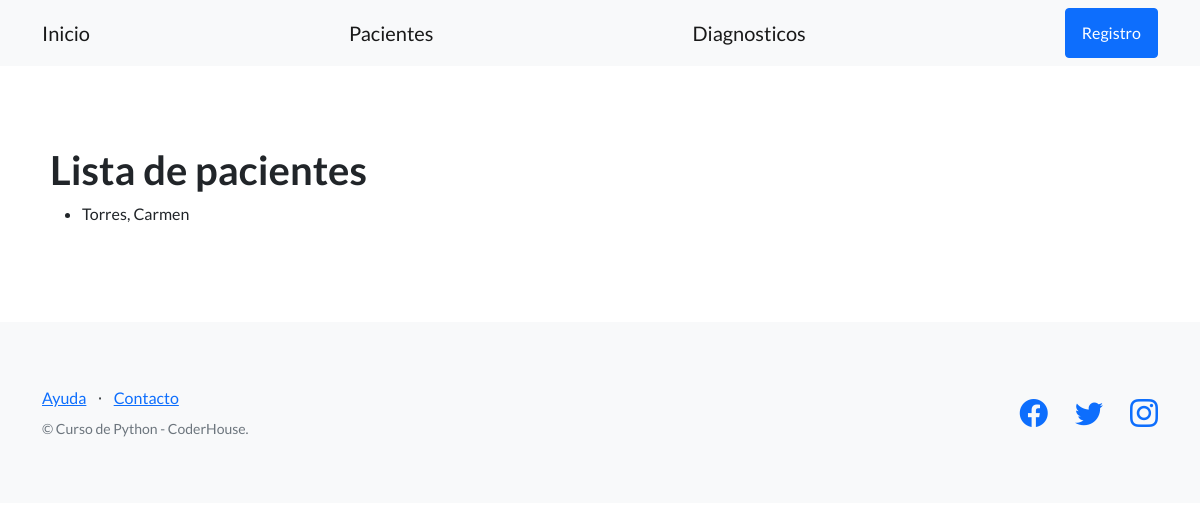
The app's page /clinica/pacientes/, older data.
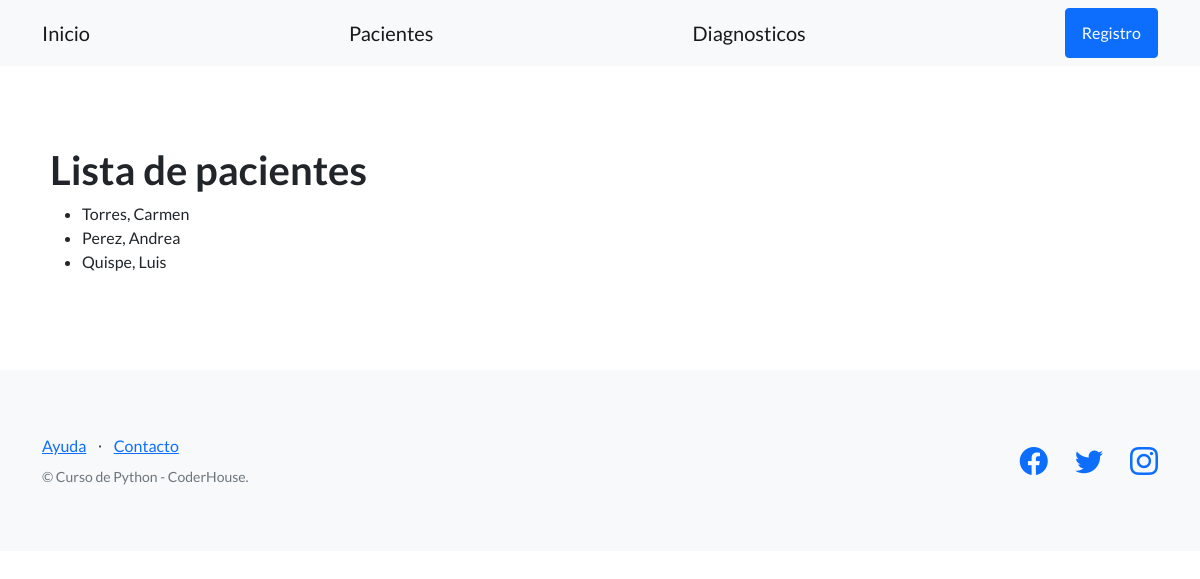
The same page, newer data.
### control_clinica/models.py (models this page shows, shortened)
class Paciente(models.Model):
    apellido = models.CharField(max_length=256)
    nombre = models.CharField(max_length=256)
    telefono = models.CharField(max_length=20, blank=True)
    dni = models.CharField(max_length=32)
    fecha_nacimiento = models.DateField()

### control_clinica/views.py (the view)
# urls.py: path('pacientes/', listar_pacientes, name='listar_pacientes'),
def listar_pacientes(request):
    contexto = {
        "pacientes": Paciente.objects.all(),
    }
    http_response = render(
        request=request,
        template_name='control_clinica/lista_pacientes.html',
        context=contexto,
    )
    return http_response

### control_clinica/templates/control_clinica/lista_pacientes.html (shortened to what this page needs)
{% extends "control_clinica/base.html" %}
{% block contenido %}
<section>
    <div>
        <h1>Lista de pacientes</h1>
        <ul>
        {% for paciente in pacientes %}
            <li>{{ paciente.apellido }}, {{paciente.nombre}} </li>
        {% endfor %}
        </ul>
    </div>
</section>
{% endblock contenido %}

Row changes from the older to the newer data that the page shows:
added Paciente: apellido "Perez", nombre "Andrea"
added Paciente: apellido "Quispe", nombre "Luis"
